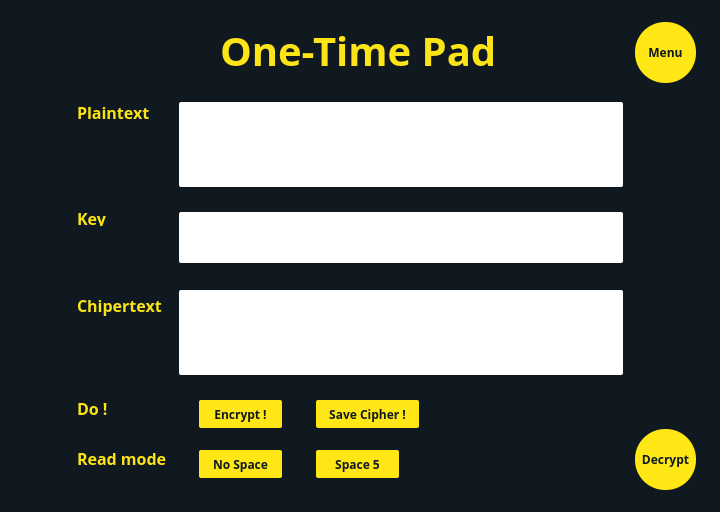
<?xml version="1.0" encoding="UTF-8"?>
<ui version="4.0">
 <class>Dialog</class>
 <widget class="QDialog" name="Dialog">
  <property name="geometry">
   <rect>
    <x>0</x>
    <y>0</y>
    <width>720</width>
    <height>512</height>
   </rect>
  </property>
  <property name="windowTitle">
   <string>Dialog</string>
  </property>
  <widget class="QWidget" name="widget" native="true">
   <property name="geometry">
    <rect>
     <x>0</x>
     <y>0</y>
     <width>720</width>
     <height>512</height>
    </rect>
   </property>
   <property name="styleSheet">
    <string notr="true">QWidget#widget{
background: #101920;}</string>
   </property>
   <widget class="QLabel" name="label">
    <property name="geometry">
     <rect>
      <x>220</x>
      <y>15</y>
      <width>281</width>
      <height>71</height>
     </rect>
    </property>
    <property name="styleSheet">
     <string notr="true">font-family: Open Sans;
font-style: normal;
font-weight: bold;
font-size: 40px;
color: #FCE417;</string>
    </property>
    <property name="text">
     <string>One-Time Pad</string>
    </property>
   </widget>
   <widget class="QLabel" name="label_3">
    <property name="geometry">
     <rect>
      <x>77</x>
      <y>102</y>
      <width>81</width>
      <height>21</height>
     </rect>
    </property>
    <property name="styleSheet">
     <string notr="true">font-family: Open Sans;
font-style: normal;
font-weight: bold;
font-size: 16px;
/* identical to box height */


color: #FCE417;
</string>
    </property>
    <property name="text">
     <string>Plaintext</string>
    </property>
   </widget>
   <widget class="QLabel" name="label_4">
    <property name="geometry">
     <rect>
      <x>77</x>
      <y>210</y>
      <width>31</width>
      <height>16</height>
     </rect>
    </property>
    <property name="styleSheet">
     <string notr="true">font-family: Open Sans;
font-style: normal;
font-weight: bold;
font-size: 16px;
/* identical to box height */


color: #FCE417;
</string>
    </property>
    <property name="text">
     <string>Key</string>
    </property>
   </widget>
   <widget class="QLabel" name="label_5">
    <property name="geometry">
     <rect>
      <x>77</x>
      <y>290</y>
      <width>91</width>
      <height>31</height>
     </rect>
    </property>
    <property name="styleSheet">
     <string notr="true">font-family: Open Sans;
font-style: normal;
font-weight: bold;
font-size: 16px;
/* identical to box height */


color: #FCE417;
</string>
    </property>
    <property name="text">
     <string>Chipertext</string>
    </property>
   </widget>
   <widget class="QLabel" name="label_6">
    <property name="geometry">
     <rect>
      <x>77</x>
      <y>400</y>
      <width>31</width>
      <height>16</height>
     </rect>
    </property>
    <property name="styleSheet">
     <string notr="true">font-family: Open Sans;
font-style: normal;
font-weight: bold;
font-size: 16px;
/* identical to box height */


color: #FCE417;
</string>
    </property>
    <property name="text">
     <string>Do !</string>
    </property>
   </widget>
   <widget class="QLabel" name="label_7">
    <property name="geometry">
     <rect>
      <x>77</x>
      <y>450</y>
      <width>91</width>
      <height>16</height>
     </rect>
    </property>
    <property name="styleSheet">
     <string notr="true">font-family: Open Sans;
font-style: normal;
font-weight: bold;
font-size: 16px;
/* identical to box height */


color: #FCE417;
</string>
    </property>
    <property name="text">
     <string>Read mode</string>
    </property>
   </widget>
   <widget class="QPushButton" name="menu">
    <property name="geometry">
     <rect>
      <x>635</x>
      <y>22</y>
      <width>61</width>
      <height>61</height>
     </rect>
    </property>
    <property name="styleSheet">
     <string notr="true">background: #FFE715;
border-radius: 30;
font-family: Open Sans;
font-style: normal;
font-weight: 600;
font-size: 12px;
line-height: 33px;

color: #101920;
</string>
    </property>
    <property name="text">
     <string>Menu</string>
    </property>
   </widget>
   <widget class="QPushButton" name="encrypt">
    <property name="geometry">
     <rect>
      <x>199</x>
      <y>400</y>
      <width>83</width>
      <height>28</height>
     </rect>
    </property>
    <property name="styleSheet">
     <string notr="true">background: #FFE715;
border-radius: 2px;
font-family: Open Sans;
font-style: normal;
font-weight: 600;
font-size: 12px;
color: #101920;</string>
    </property>
    <property name="text">
     <string>Encrypt !</string>
    </property>
   </widget>
   <widget class="QTextEdit" name="plaintext">
    <property name="geometry">
     <rect>
      <x>190</x>
      <y>102</y>
      <width>425</width>
      <height>85</height>
     </rect>
    </property>
    <property name="autoFillBackground">
     <bool>false</bool>
    </property>
    <property name="styleSheet">
     <string notr="true">QWidget#plaintext{
font-family: Open Sans;
font-style: normal;
font-weight: 600;
font-size: 12px;
color: #000000;
}</string>
    </property>
    <property name="frameShape">
     <enum>QFrame::NoFrame</enum>
    </property>
    <property name="lineWidth">
     <number>0</number>
    </property>
    <property name="readOnly">
     <bool>false</bool>
    </property>
    <property name="html">
     <string>&lt;!DOCTYPE HTML PUBLIC &quot;-//W3C//DTD HTML 4.0//EN&quot; &quot;http://www.w3.org/TR/REC-html40/strict.dtd&quot;&gt;
&lt;html&gt;&lt;head&gt;&lt;meta name=&quot;qrichtext&quot; content=&quot;1&quot; /&gt;&lt;style type=&quot;text/css&quot;&gt;
p, li { white-space: pre-wrap; }
&lt;/style&gt;&lt;/head&gt;&lt;body style=&quot; font-family:'Open Sans'; font-size:12px; font-weight:600; font-style:normal;&quot;&gt;
&lt;p style=&quot;-qt-paragraph-type:empty; margin-top:0px; margin-bottom:0px; margin-left:0px; margin-right:0px; -qt-block-indent:0; text-indent:0px; font-family:'MS Shell Dlg 2'; font-size:8.25pt; font-weight:400;&quot;&gt;&lt;br /&gt;&lt;/p&gt;&lt;/body&gt;&lt;/html&gt;</string>
    </property>
   </widget>
   <widget class="QLabel" name="label_2">
    <property name="geometry">
     <rect>
      <x>179</x>
      <y>102</y>
      <width>444</width>
      <height>85</height>
     </rect>
    </property>
    <property name="styleSheet">
     <string notr="true">background: #ffffff;
border-radius: 2px;</string>
    </property>
    <property name="text">
     <string/>
    </property>
   </widget>
   <widget class="QPushButton" name="decrypt">
    <property name="geometry">
     <rect>
      <x>635</x>
      <y>429</y>
      <width>61</width>
      <height>61</height>
     </rect>
    </property>
    <property name="styleSheet">
     <string notr="true">background: #FFE715;
border-radius: 30;
font-family: Open Sans;
font-style: normal;
font-weight: 600;
font-size: 12px;
line-height: 33px;

color: #101920;
</string>
    </property>
    <property name="text">
     <string>Decrypt</string>
    </property>
   </widget>
   <widget class="QLabel" name="label_8">
    <property name="geometry">
     <rect>
      <x>179</x>
      <y>290</y>
      <width>444</width>
      <height>85</height>
     </rect>
    </property>
    <property name="styleSheet">
     <string notr="true">background: #ffffff;
border-radius: 2px;</string>
    </property>
    <property name="text">
     <string/>
    </property>
   </widget>
   <widget class="QLabel" name="label_9">
    <property name="geometry">
     <rect>
      <x>179</x>
      <y>212</y>
      <width>444</width>
      <height>51</height>
     </rect>
    </property>
    <property name="styleSheet">
     <string notr="true">background: #ffffff;
border-radius: 2px;</string>
    </property>
    <property name="text">
     <string/>
    </property>
   </widget>
   <widget class="QTextEdit" name="ciphertext">
    <property name="geometry">
     <rect>
      <x>190</x>
      <y>290</y>
      <width>425</width>
      <height>85</height>
     </rect>
    </property>
    <property name="autoFillBackground">
     <bool>false</bool>
    </property>
    <property name="styleSheet">
     <string notr="true">QWidget#ciphertext{
font-family: Open Sans;
font-style: normal;
font-weight: 600;
font-size: 12px;
color: #000000;
}</string>
    </property>
    <property name="frameShape">
     <enum>QFrame::NoFrame</enum>
    </property>
    <property name="lineWidth">
     <number>0</number>
    </property>
    <property name="readOnly">
     <bool>true</bool>
    </property>
    <property name="html">
     <string>&lt;!DOCTYPE HTML PUBLIC &quot;-//W3C//DTD HTML 4.0//EN&quot; &quot;http://www.w3.org/TR/REC-html40/strict.dtd&quot;&gt;
&lt;html&gt;&lt;head&gt;&lt;meta name=&quot;qrichtext&quot; content=&quot;1&quot; /&gt;&lt;style type=&quot;text/css&quot;&gt;
p, li { white-space: pre-wrap; }
&lt;/style&gt;&lt;/head&gt;&lt;body style=&quot; font-family:'Open Sans'; font-size:12px; font-weight:600; font-style:normal;&quot;&gt;
&lt;p style=&quot;-qt-paragraph-type:empty; margin-top:0px; margin-bottom:0px; margin-left:0px; margin-right:0px; -qt-block-indent:0; text-indent:0px; font-size:8.25pt;&quot;&gt;&lt;br /&gt;&lt;/p&gt;&lt;/body&gt;&lt;/html&gt;</string>
    </property>
   </widget>
   <widget class="QTextEdit" name="key">
    <property name="geometry">
     <rect>
      <x>190</x>
      <y>212</y>
      <width>425</width>
      <height>51</height>
     </rect>
    </property>
    <property name="autoFillBackground">
     <bool>false</bool>
    </property>
    <property name="styleSheet">
     <string notr="true">QWidget#key{
font-family: Open Sans;
font-style: normal;
font-weight: 600;
font-size: 12px;
color: #000000;
}</string>
    </property>
    <property name="frameShape">
     <enum>QFrame::NoFrame</enum>
    </property>
    <property name="lineWidth">
     <number>0</number>
    </property>
    <property name="readOnly">
     <bool>false</bool>
    </property>
    <property name="html">
     <string>&lt;!DOCTYPE HTML PUBLIC &quot;-//W3C//DTD HTML 4.0//EN&quot; &quot;http://www.w3.org/TR/REC-html40/strict.dtd&quot;&gt;
&lt;html&gt;&lt;head&gt;&lt;meta name=&quot;qrichtext&quot; content=&quot;1&quot; /&gt;&lt;style type=&quot;text/css&quot;&gt;
p, li { white-space: pre-wrap; }
&lt;/style&gt;&lt;/head&gt;&lt;body style=&quot; font-family:'Open Sans'; font-size:12px; font-weight:600; font-style:normal;&quot;&gt;
&lt;p style=&quot;-qt-paragraph-type:empty; margin-top:0px; margin-bottom:0px; margin-left:0px; margin-right:0px; -qt-block-indent:0; text-indent:0px; font-family:'MS Shell Dlg 2'; font-size:8.25pt; font-weight:400;&quot;&gt;&lt;br /&gt;&lt;/p&gt;&lt;/body&gt;&lt;/html&gt;</string>
    </property>
   </widget>
   <widget class="QPushButton" name="nospace">
    <property name="geometry">
     <rect>
      <x>199</x>
      <y>450</y>
      <width>83</width>
      <height>28</height>
     </rect>
    </property>
    <property name="styleSheet">
     <string notr="true">background: #FFE715;
border-radius: 2px;
font-family: Open Sans;
font-style: normal;
font-weight: 600;
font-size: 12px;
color: #101920;</string>
    </property>
    <property name="text">
     <string>No Space</string>
    </property>
   </widget>
   <widget class="QPushButton" name="space5">
    <property name="geometry">
     <rect>
      <x>316</x>
      <y>450</y>
      <width>83</width>
      <height>28</height>
     </rect>
    </property>
    <property name="styleSheet">
     <string notr="true">background: #FFE715;
border-radius: 2px;
font-family: Open Sans;
font-style: normal;
font-weight: 600;
font-size: 12px;
color: #101920;</string>
    </property>
    <property name="text">
     <string>Space 5</string>
    </property>
   </widget>
   <widget class="QPushButton" name="savecipher">
    <property name="geometry">
     <rect>
      <x>316</x>
      <y>400</y>
      <width>103</width>
      <height>28</height>
     </rect>
    </property>
    <property name="styleSheet">
     <string notr="true">background: #FFE715;
border-radius: 2px;
font-family: Open Sans;
font-style: normal;
font-weight: 600;
font-size: 12px;
color: #101920;</string>
    </property>
    <property name="text">
     <string>Save Cipher !</string>
    </property>
   </widget>
   <zorder>label</zorder>
   <zorder>label_3</zorder>
   <zorder>label_4</zorder>
   <zorder>label_5</zorder>
   <zorder>label_6</zorder>
   <zorder>label_7</zorder>
   <zorder>menu</zorder>
   <zorder>encrypt</zorder>
   <zorder>label_2</zorder>
   <zorder>plaintext</zorder>
   <zorder>decrypt</zorder>
   <zorder>label_8</zorder>
   <zorder>label_9</zorder>
   <zorder>ciphertext</zorder>
   <zorder>key</zorder>
   <zorder>nospace</zorder>
   <zorder>space5</zorder>
   <zorder>savecipher</zorder>
  </widget>
 </widget>
 <resources/>
 <connections/>
</ui>
